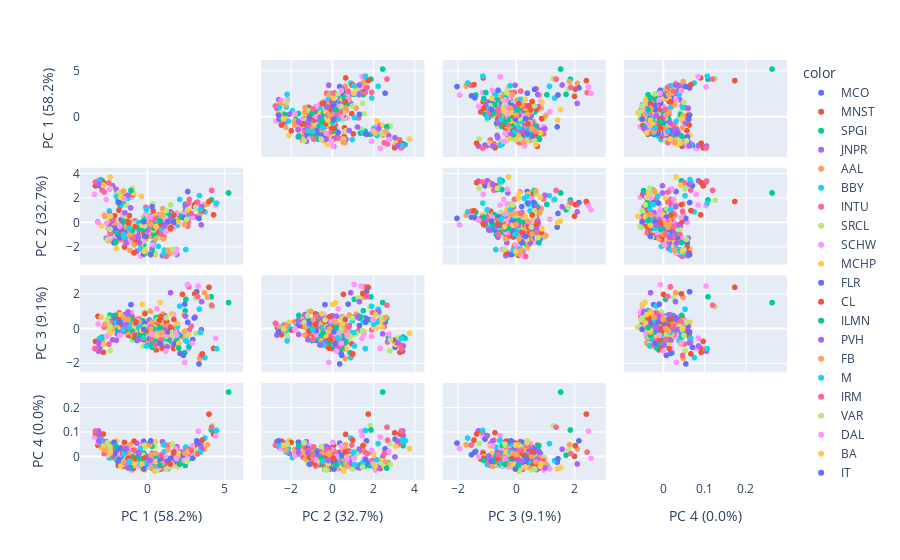

The code cell stored with this chart in its notebook:
### Code cell
pca = PCA()
components = pca.fit_transform(X)
#pca = PCA(n_components=4)

#result = pca.fit_transform(X)
labels = {
    str(i): f"PC {i+1} ({var:.1f}%)"
    for i, var in enumerate(pca.explained_variance_ratio_ * 100)
}

fig = px.scatter_matrix(
    components,
    labels=labels,
    dimensions=range(4),
    color=words
)
fig.update_traces(diagonal_visible=False)
fig.show()
